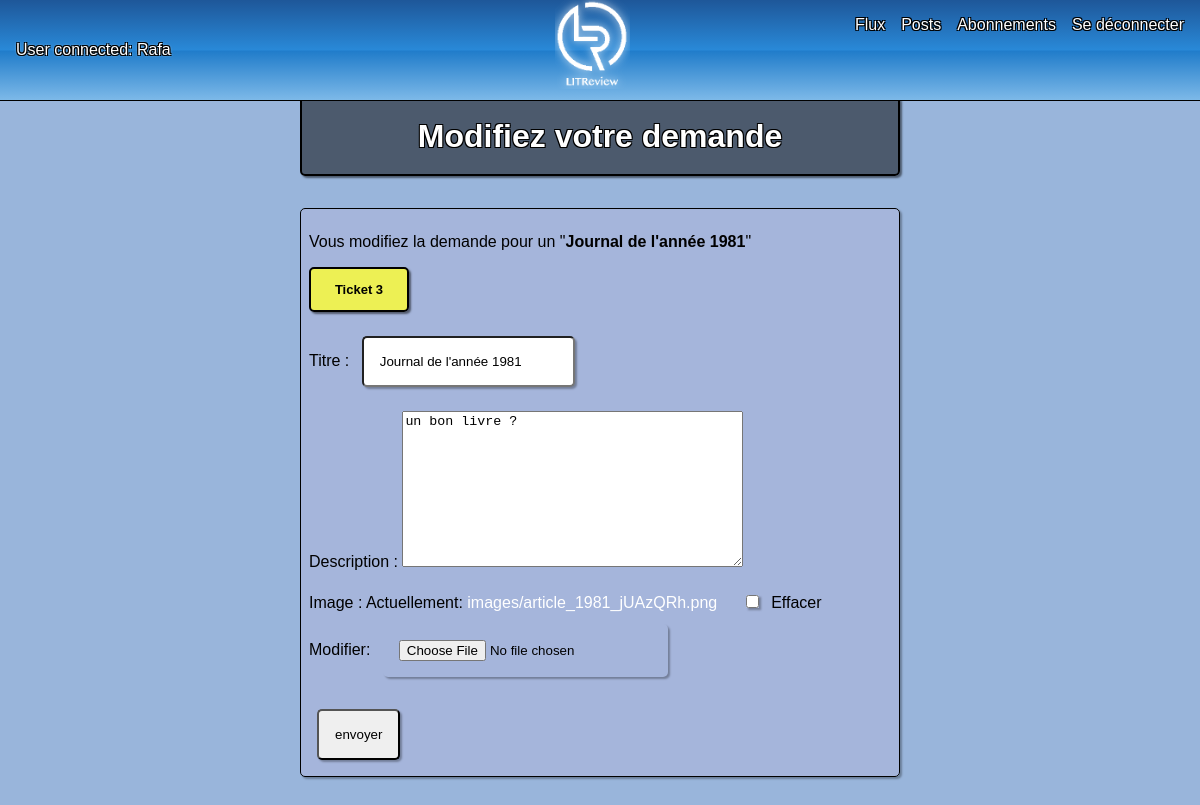
/update-own-ticket/3/ (signed in), run on the app's committed database.
### base/models.py (models this page shows)
class Ticket(models.Model):
    titre = models.CharField(max_length=128,
                             blank=True
                             )
    description = models.TextField(max_length=2048,
                                   blank=True
                                   )
    user = models.ForeignKey(to=settings.AUTH_USER_MODEL,
                             on_delete=models.CASCADE,
                             null=True,
                             blank=True
                             )
    image = models.ImageField(upload_to='images',
                              null=True,
                              blank=True
                              )
    time_created = models.DateTimeField(auto_now_add=True)

### base/views.py (the view)
# urls.py: path('update-own-ticket/<str:pk>/', views.update_own_ticket, name='update-own-ticket'),
@login_required(login_url='/')
def update_own_ticket(request, pk):
    ticket = Ticket.objects.get(pk=pk)
    ticketForm = TicketForm(instance=ticket)
    if request.method == 'POST':
        ticketForm = TicketForm(request.POST, request.FILES, instance=ticket)
        if ticketForm.is_valid():
            ticketForm.save()
            return redirect('own')
    context = {'ticketForm': ticketForm,
               'ticket': ticket
               }
    return render(request, 'base/update_own_ticket.html', context)

### base/forms.py
class TicketForm(ModelForm):
    class Meta:
        model = Ticket
        fields = [
            'titre',
            'description',
            'image'
        ]

### base/templates/base/update_own_ticket.html (shortened to what this page needs)
{% extends 'main.html' %}
{% block content %}
<div class="main-container">
    <h1 class="page-title">Modifiez votre demande</h1>
    <div class="ticket">
        <p>Vous modifiez la demande pour un "<b>{{ticket.titre}}</b>"</p>
         <div class="ticket-tag">
            <p>Ticket {{ticket.pk}}</p>
        </div>
        <form method="post">
            {{ticketForm.as_p}}
            <input type="submit" name="submit" value='envoyer' />
        </form>
    </div>
</div>
{%endblock content%}

### templates/navbar.html (shortened to what this page needs)
{% load static %}
<nav>
    <div class="navbar-auth">
        {% if user.is_authenticated %}
            <p class="logged-user">User connected: {{ user|capfirst }}</p>
        {% else %}
            <p class="logged-user">User connected: None</p>
        {% endif %}
    </div>
    <div class="navbar-title">
        {% if user.is_authenticated %}
            <div class="logo">
                <a href="{% url 'flux' %}">
                    <div>
                        <img class="fit" src="{% static 'images/LR_black.png' %}" />
                    </div>
                </a>
            </div>
        {% endif %}
    </div>
    {% if user.is_authenticated %}
        <div class="navbar-satellites">
            {% if request.get_full_path == "/flux/" %}
                <a href="{% url 'flux' %}" class="active">Flux</a>
            {% else %}
                <a href="{% url 'flux' %}">Flux</a>
            {% endif %}
            {% if request.get_full_path == "/own-posts/" %}
                <a href="{% url 'own' %}" class="active">Posts</a>
            {% else %}
                <a href="{% url 'own' %}">Posts</a>
            {% endif %}
            {% if request.get_full_path == "/abo/" %}
                <a href="{% url 'abo' %}" class="active">Abonnements</a>
            {% else %}
                <a href="{% url 'abo' %}">Abonnements</a>
            {% endif %}
            {% if request.get_full_path == "/" and user.is_authenticated %}
                <a href="{% url 'login' %}" class="active">Se connecter</a>
            {% else %}
                <a href="{% url 'logout' %}">Se déconnecter</a>
            {% endif %}
        </div>
    {% endif %}
</nav>

### static/styles/main.css (style rules this page uses)
html, body { box-sizing: border-box; border: 0; margin: 5vh 0 0 0; box-sizing: border-box; height: 100%; background-color: rgba(153,181,219,1); font-family: arial, helvetica, Verdana, sans-serif; }
.main-container { display: flex; flex-direction: column; justify-content:space-evenly; align-items: center; width: 50%; margin: auto; }
.ticket-tag, .critique-tag { display: flex; justify-content: center; align-items: center; width: 6rem; border: 2px solid black; border-radius: 5px; box-shadow: 2px 2px 2px rgba(0,0,0, .5); background-color: rgba(255,255,51, .8); text-align: center; font-size: small; font-weight: bold; }
a { text-decoration: none; margin-right: 1rem; color: #fff }
nav { z-index: 1; position: fixed; top: 0; width: 100%; height: 100px; text-shadow: -1px -1px 0 #000, 1px -1px 0 #000, -1px 1px 0 #000, 1px 1px 0 #000; border-bottom: 1px solid black; display: grid; grid-template-columns: 1fr 1fr 1fr; background: #1e5799; background: -moz-linear-gradient(top, #1e5799 0%, #2989d8 50%, #207cca 51%, #7db9e8 100%); background: -webkit-linear-gradient(top, #1e5799 0%,#2989d8 50%,#207cca 51%,#7db9e8 100%); background: linear-gradient(to bottom, #1e5799 0%,#2989d8 50%,#207cca 51%,#7db9e8 100%); filter: progid:DXImageTransform.Microsoft.gradient( startColorstr='#1e5799', endColorstr='#7db9e8',GradientType=0 ); }
.fit { width: 75px; filter: brightness(0) invert(1); padding-bottom: .5rem; }
.navbar-auth { display: flex; justify-content: flex-start; align-items: center; width: 100%; height: 100px; }
.navbar-title { display: flex; justify-content:center; align-items: center; font-size: .9rem; width: 100%; height: 100px; }
.logo { width: 100%; height: 100px; display: flex; justify-content: center; align-items: center; }
.navbar-satellites { width: 100%; padding-top: 1rem; display: flex; align-items: flex-start; justify-content: flex-end; }
.logged-user { color: white; text-align: left; margin-left: 1rem; text-shadow: -1px -1px 0 #000, 1px -1px 0 #000, -1px 1px 0 #000, 1px 1px 0 #000, 0px 0px 3px #fff; }
input { padding: 1rem; margin: .5rem; border-radius: 5px; box-shadow: 2px 2px 2px rgba(0, 0, 0, 0.3); }
.ticket, .review { box-sizing: border-box; width: 100%; border: 1px solid black; box-shadow: 2px 2px 2px rgba(0, 0, 0, 0.3); border-radius: 5px; display: flex; flex-direction: column; padding: .5rem; margin: 1rem 0; background-color: rgb(200, 181, 219, .25); }
form > input { position: relative; right: 0; z-index: 0; }
.page-title { box-sizing: border-box; width: 100%; background-color: rgba(0, 0, 0, 0.5); display: flex; flex-direction: column; justify-content: center; align-items: center; border: 2px solid black; box-shadow: 2px 2px 2px rgba(0, 0, 0, 0.5); border-radius: 5px; height: 10vh; margin: 1rem 0rem; text-align: center; color: white; text-shadow: -1px -1px 0 #000, 1px -1px 0 #000, -1px 1px 0 #000, 1px 1px 0 #000; }

### data on the page
Ticket: titre "Journal de l'année 1981", pk "3", description "un bon livre ?"

### other printed values
{{ user|capfirst }} "Rafa"
